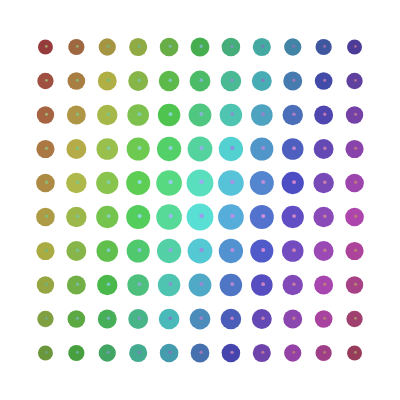
Frame 1 (no input)
Frame 2 (the mouse pressed at the canvas centre, redrawn once): identical to frame 1, image omitted

The p5.js sketch that drew this single still picture (run headless with seeded random() and noise() and a simulated clock; the mouse was pressed at the canvas centre and the sketch redrawn once):

// p5.js sketch
// ── sketch.js
function setup() {

  createCanvas(400, 400);
  noLoop(); 
  colorMode(HSB, 360, 100, 100);
}

function draw() {
  // Anna Le HW 3
  // color picker thing we used for HW 2 was my insp
  // lots of loops
  // 11 x 10 = 110

  background(200); 

  const cols = 11; // cols
  const rows = 10; // rows
  const margin = 30; // empty space

  // area inside margins
  const usableW = width - margin * 2;
  const usableH = height - margin * 2;

  // count while drawing
  let count = 0;

  // go through rows and cols
  for (let row = 0; row < rows; row++) {
    for (let col = 0; col < cols; col++) {
      count++;

      // get x,y for this cell
      const x = margin + (col + 0.5) * (usableW / cols);
      const y = margin + (row + 0.5) * (usableH / rows);

      // size based on how far from middle
      const centerX = width / 2;
      const centerY = height / 2;
      const dx = x - centerX;
      const dy = y - centerY;
      const distance = sqrt(dx * dx + dy * dy);

      // how big the circle can be
      const cellSize = min(usableW / cols, usableH / rows);
      const maxRadius = cellSize * 0.45;

      // smaller if far away
      const r = map(distance, 0, sqrt(sq(centerX) + sq(centerY)), maxRadius, maxRadius * 0.4);

      // color simple math
      const hue = (col * 25 + row * 10) % 360; // hue
      const sat = 60; // saturation
      const bri = 90 - (distance / (sqrt(sq(centerX) + sq(centerY)))) * 40; // brightness

      noStroke();
      fill(hue, sat, bri);
      circle(x, y, r * 2);

      // tiny dot inside
      fill((hue + 60) % 360, sat * 0.6, min(100, bri + 5));
      circle(x + r * 0.12, y - r * 0.08, r * 0.35);
    }
  }
  }
